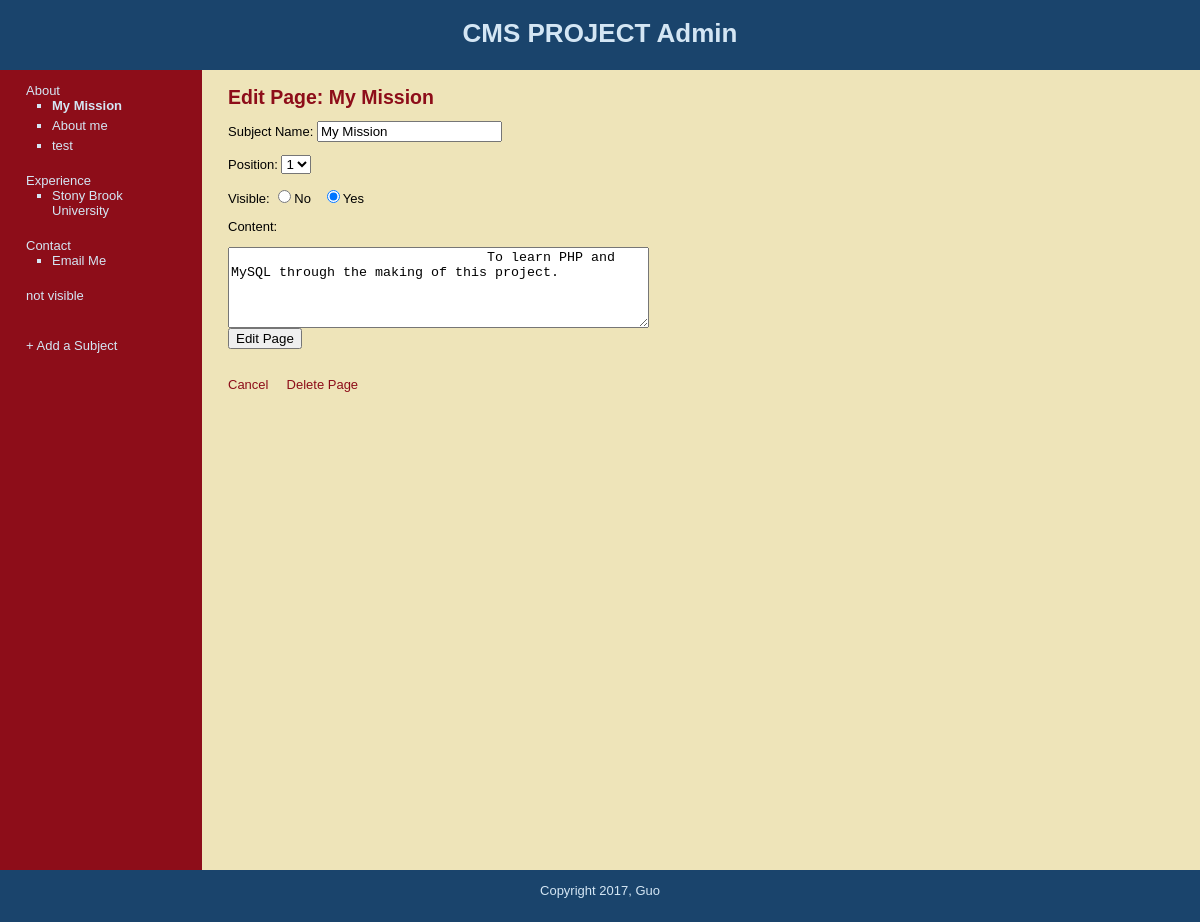
The app's page /edit_page.php?page=2 (signed in) with its own data.
### tables this page shows
CREATE TABLE `subjects` (
  `id` int(11) NOT NULL,
  `menu_name` varchar(50) NOT NULL,
  `position` int(11) NOT NULL,
  `visible` tinyint(1) NOT NULL
);

CREATE TABLE `pages` (
  `id` int(11) NOT NULL,
  `subject_id` int(11) NOT NULL,
  `menu_name` varchar(30) NOT NULL,
  `position` int(3) NOT NULL,
  `visible` tinyint(1) NOT NULL,
  `content` text
);

### public/edit_page.php (the view, shortened to what this page needs)
<?php require_once "../includes/db_connection.php";?>
<?php require_once "../includes/functions.php";?>
<?php getCurrentPage();?>
<?php include "../includes/layouts/header.php";?>
<div id = "main">
	<div id = "navigation">
	<?php echo navigation($current_subject, $current_page, false); ?>
	<br>
	<a href="add_subject.php">+ Add a Subject</a>
	</div>
		<div id = "page">
			<h2>Edit Page: <?php echo htmlentities($current_page['menu_name']); ?></h2>
			<form action = "edit_page.php?page=<?php echo urlencode($current_page['id']); ?>" method = "post">
			<p>Subject Name:
				<input type="text" name="menu_name" value="<?php echo htmlentities($current_page['menu_name']); ?>">
			</p>
			<p>Position:
				<select name="position">
			<?php $page_set = findPages($current_page['subject_id'], false);?>
			<?php $page_count = mysqli_num_rows($page_set);?>
			<?php for ($count = 1; $count <= $page_count; $count++) {?>
			<?php echo "<option value=\"{$count}\" "; ?>
				<?php if ($current_page['position'] == $count) {?>
					<?php echo "selected"; ?>
				<?php }?>
				<?php echo ">{$count}</option>"; ?>
				<?php }?>
				</select>
				</p>
			<p>Visible:
				<input type="radio" name="visible" value="0" <?php if ($current_page['visible'] == 0) {echo "checked";}?>>No
				&nbsp;
				<input type="radio" name="visible" value="1" <?php if ($current_page['visible'] == 1) {echo "checked";}?>>Yes
				</p>
			<p>Content:</p>
				<textarea cols="50" rows="5" name="content" >
				<?php echo $current_page['content']; ?>
				</textarea>
				<br>
			<input type="submit" name="submit" value="Edit Page">
			</form>
			<br>
			<a href="manage_content.php" style="text-decoration:none">Cancel</a>
			<a href="delete_page.php?page=<?php echo urlencode($current_page['id']); ?>" style="text-decoration:none"
			   onClick="return confirm('Are you sure?');">Delete Page</a>
		</div>
	</div>
<?php include "../includes/layouts/footer.php";?>

### includes/functions.php (shortened to what this page needs)
<?php
function findAllSubjects($public = true) {
	global $mysqli;
	$query = "SELECT * FROM subjects ";
	$query .= "ORDER BY position asc";
	$subject_set = mysqli_query($mysqli, $query);
	return $subject_set;
}
function findPages($subject_id, $public = true) {
	global $mysqli;
	$subject_id = mysqli_real_escape_string($mysqli, $subject_id);
	$query = "SELECT * FROM pages WHERE subject_id = {$subject_id} ";
	$query .= "ORDER BY position asc";
	$page_set = mysqli_query($mysqli, $query);
	return $page_set;
}
function findPageByID($page_id, $public = true) {
	global $mysqli;
	$page_id = mysqli_real_escape_string($mysqli, $page_id);
	$query = "SELECT * FROM pages WHERE id = {$page_id}";
	$page_set = mysqli_query($mysqli, $query);
	if ($page = mysqli_fetch_assoc($page_set)) {
		return $page;
	} else {
		return null;
	}
}
function navigation($selected_subject, $selected_page, $public = true) {
	$output = "<ul class=\"subjects\">";
	$subject_set = findAllSubjects($public);
	while ($subject = mysqli_fetch_assoc($subject_set)) {
		$output .= "<li";
		$output .= ">";
		if ($public) {
			$output .= "<a href=\"index.php?subject=";
		} else {
			$output .= "<a href=\"manage_content.php?subject=";
		}
		$output .= urlencode($subject["id"]);
		$output .= "\">";
		$output .= htmlentities($subject["menu_name"]);
		$output .= "</a>";
		$page_set = findPages($subject["id"], $public);
		if ($public) {
			if ($selected_subject["id"] == $subject["id"] || $selected_page["subject_id"] == $subject["id"]) {
				$output .= "<ul class=\"pages\">";
				while ($page = mysqli_fetch_assoc($page_set)) {
					$output .= "<li";
					if ($selected_page["id"] == $page["id"]) {
						$output .= " class=\"selected\"";
					}
					$output .= ">";
					$output .= "<a href=\"index.php?page=";
					$output .= urlencode($page["id"]);
					$output .= "\">";
					$output .= htmlentities($page["menu_name"]);
					$output .= "</a>";
					$output .= "</li>";
				}
				$output .= "</ul></li>";
			}
		} else {
			$output .= "<ul class=\"pages\">";
			while ($page = mysqli_fetch_assoc($page_set)) {
				$output .= "<li";
				if ($selected_page["id"] == $page["id"]) {
					$output .= " class=\"selected\"";
				}
				$output .= ">";
				$output .= "<a href=\"manage_content.php?page=";
				$output .= urlencode($page["id"]);
				$output .= "\">";
				$output .= htmlentities($page["menu_name"]);
				$output .= "</a>";
				$output .= "</li>";
			}
			$output .= "</ul></li>";
		}
	}
	$output .= "</ul>";
	return $output;
}
function getCurrentPage($public = false) {
	if (isset($_GET["subject"])) {
		$current_subject = findSubjectByID($_GET["subject"], $public);
		if ($current_subject && $public) {
			$current_page = findDefaultPage($current_subject["id"]);
		} else {
			$current_page = null;
		}
	} elseif (isset($_GET["page"])) {
		$current_subject = null;
		$current_page = findPageByID($_GET["page"], $public);
	} else {
		$current_subject = null;
		$current_page = null;
	}
}

### public/stylesheets/public.css (style rules this page uses)
html { height: 100%; width: 100%; }
body { width: 100%; height: 100%; margin: 0; padding: 0; border: 0; font-family: Verdana, Arial, Helvetica, sans-serif; font-size: 13px; line-height: 15px; background: #EEE4B9; }
a { color: #8D0D19; }
#main { width: 100%; margin: 0; padding: 0; background: #EEE4B9; }
#navigation { float: left; width: 150px; height: 100%; margin: 0; padding: 0 2em; color: #D4E6F4; background: #8D0D19; }
#navigation a { color: #D4E6F4; text-decoration: none; }
ul.subjects { margin: 1em 0; padding-left: 0; list-style: none; }
ul.pages { padding-left: 2em; list-style: square; font-weight: normal; }
li { margin-bottom: 5px; }
li:last-child { margin-bottom: 20px; }
.selected { font-weight: bold; }
#page { float: left; height: 100%; padding-left: 2em; vertical-align: top; background: #EEE4B9; }
#page h2 { color: #8D0D19; margin-top: 1em; }

### records on screen
subjects: value "About"
pages: value "My Mission", menu_name "My Mission", position "1", visible "☑", content "To learn PHP and MySQL through the making of this project."
pages: value "About me"
pages: value "test"
subjects: value "Experience"
pages: value "Stony Brook University"
subjects: value "Contact"
pages: value "Email Me"
subjects: value "not visible"
